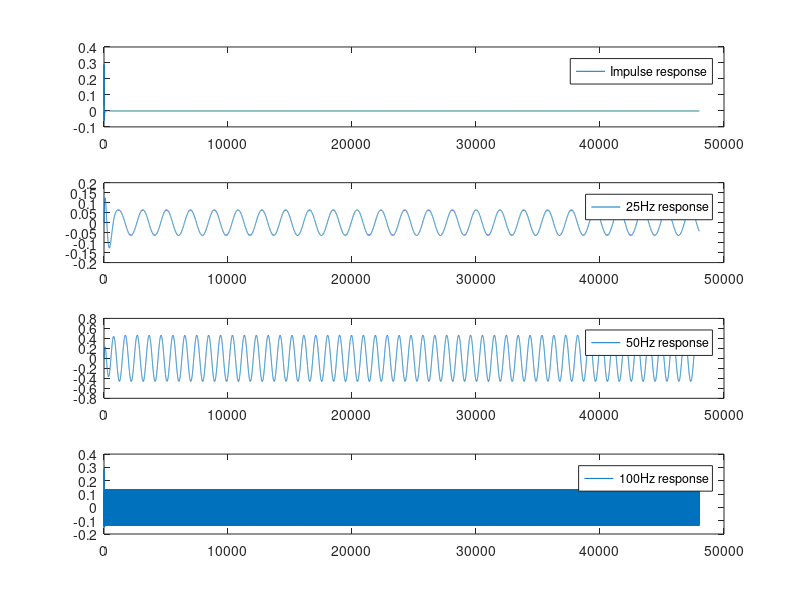

MATLAB code to generate this figure:
close all;
clear all;
pkg load signal;
pkg load communications;

% Fs = 96000;

% f2 = 0.0015;
% f3 = 0.20625/2;
% hc = fir1(11, [f2 f3],'DC-0');
% freqz(hc)

% b=hc-min(hc);
% b=b/max(b);
% b=b*2^4;
% b=b-2^3;
% bf = fix(b);

% limit_value = max(bf);
% sign_index = zeros(size(bf'));
% if limit_value < abs(min(bf))
%   limit_value = abs(min(bf));
% endif
% limit_value

% x = 0:.1:1;
% A = [x; exp(x)];

% fileID = fopen('fir.txt','w');
% fprintf(fileID,'%X\n', typecast(int8(bf),'uint8'));
% fclose(fileID);

sf = 48000; sf2 = sf/2;
 data=[[1;zeros(sf-1,1)],sinetone(25,sf,1,1),sinetone(50,sf,1,1),sinetone(10000,sf,1,1)];
 [b,a]=butter ( 3, [62 / sf2, 5800 / sf2]);
 filtered = filter(b,a,data);

 clf
 subplot ( columns ( filtered ), 1, 1)
 plot(filtered(:,1),";Impulse response;")
 subplot ( columns ( filtered ), 1, 2 )
 plot(filtered(:,2),";25Hz response;")
 subplot ( columns ( filtered ), 1, 3 )
 plot(filtered(:,3),";50Hz response;")
 subplot ( columns ( filtered ), 1, 4 )
 plot(filtered(:,4),";100Hz response;")
